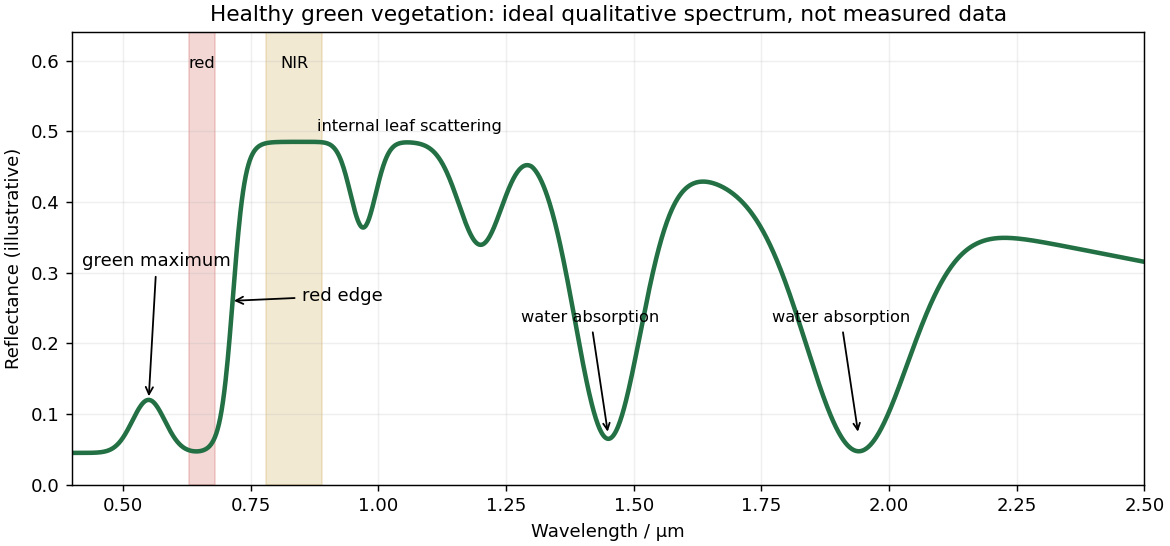

Source code (Python):
"""Original qualitative healthy-leaf spectral cartoon, not laboratory data.
Python 3.14.4 / NumPy 2.3.5 / Matplotlib 3.10.7; CWD basename opaque PNG.
"""
from pathlib import Path
import numpy as np
import matplotlib
matplotlib.use("Agg")
import matplotlib.pyplot as plt

def spectrum(w):
    r=.045+.075*np.exp(-((w-.55)/.045)**2)+.44/(1+np.exp(-(w-.715)/.012))
    r*=1-.25*np.exp(-((w-.97)/.035)**2)-.3*np.exp(-((w-1.2)/.06)**2)-.86*np.exp(-((w-1.45)/.09)**2)-.88*np.exp(-((w-1.94)/.14)**2)
    r*=1-.35*np.clip((w-1.3)/1.2,0,1)
    return r

def main():
    plt.rcParams.update({"font.size":10})
    w=np.linspace(.4,2.5,1600);fig,ax=plt.subplots(figsize=(9,4.2),layout="constrained")
    ax.plot(w,spectrum(w),color="#227044",lw=2.5)
    for low,high,color,label in [(.63,.68,"#cf625a","red"),(.78,.89,"#cda951","NIR")]:
        ax.axvspan(low,high,color=color,alpha=.25);ax.text((low+high)/2,.59,label,ha="center",fontsize=9)
    ax.annotate("green maximum",(.55,.12),(.42,.31),arrowprops={"arrowstyle":"->"})
    ax.annotate("red edge",(.71,.26),(.85,.26),arrowprops={"arrowstyle":"->"})
    ax.text(.88,.5,"internal leaf scattering",fontsize=9)
    for w0 in [1.45,1.94]:ax.annotate("water absorption",(w0,.07),(w0-.17,.23),fontsize=9,arrowprops={"arrowstyle":"->"})
    ax.set(xlim=(.4,2.5),ylim=(0,.64),xlabel="Wavelength / μm",ylabel="Reflectance (illustrative)",title="Healthy green vegetation: ideal qualitative spectrum, not measured data")
    ax.grid(alpha=.2);fig.savefig(Path(__file__).with_suffix(".png").name,dpi=130,facecolor="white")

if __name__=="__main__":main()
